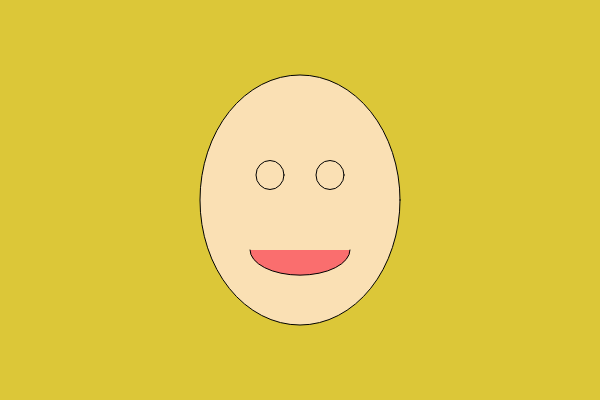
Frame 1 (no input)
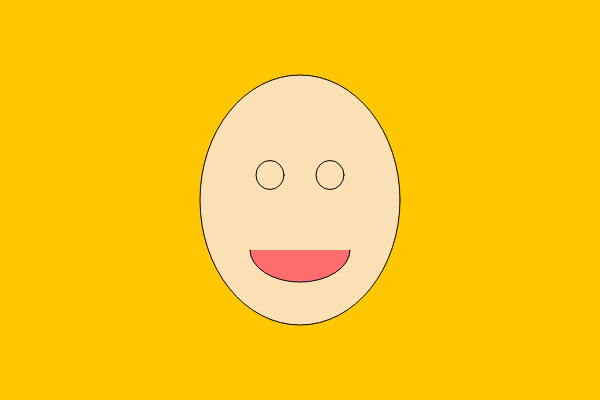
Frame 60 (no input)
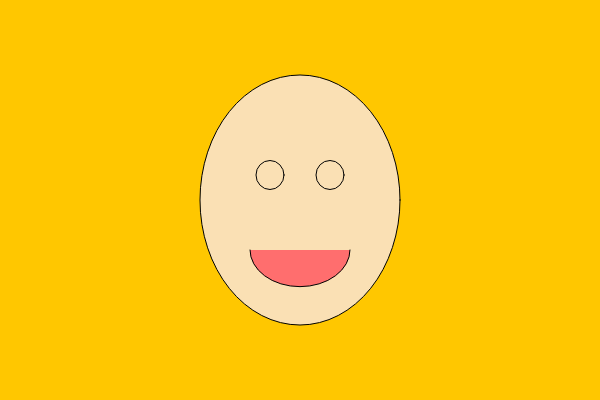
Frame 120 (the mouse pressed at the canvas centre since frame 60)

The p5.js sketch that drew these frames (run headless with seeded random() and noise() and a simulated clock; from frame 60 on, the mouse is pressed at the canvas centre):

// p5.js sketch
// ── sketch.js
function setup() {
  createCanvas(600, 400);//Àrea de dibuix
  //El primer número es l'amplade en pixels i el segon número es l'altura en pixels
}

function draw() {
  let sinus=sin(frameCount*0.01)*25;
    let cosinus=cos(frameCount*0.01)*25;
  let sinuscolor=sin(frameCount*0.01)*255;
  // Sinus és una variable, és un nom que conte números que canvien,// es a dir una variable numérica on guardem números que provenen
  // de la funció sinus que genera numeros entre el -1 i el +1.
  // si els números entre el -1 i el +1 es transformaràn en números entre el -20 i +20, no seràn aleatoris sinò que aniran augmentant i disminuint sempre. Aquesta variable la put sumar, multiplicar, dividir o canviar en cualsevol parametre de cualsevol funcións següents.
  background(217+sinuscolor, 199, 59-sinuscolor);//color del fons del dibuix
  //El primer número es el primer nivell de vermell, el segon número es el nivell de verd i el tercer es la intensitat de blau (RGB) en html dintre de backgrpud o fons.
  fill(250, 224, 180)//color de la cara exterior
  //en el cas del fill serà el mateix però el que fa és omplir de color la figura seguent.
  ellipse (300,200,200,250)//Forma de la cara exterior
  // El primer número es la posició x del centre de la elipse, desde la contonada superior esquerre que es el "0.0", el segon número es la posició esquerra a l'alçada del centre de la elipse, el tercer número l'amplada de l'elipse sencera i el cuart número el l'alçada de l'elipse sensera.
  
  fill(250, 224, 180)//Color Blanc
  ellipse (270,175,28,29)//Forma de ull dret perquè x=270
  ellipse (330,175,28,29)//Forma de ull dret perquè x=330
  
  fill (250+sinus,110,110)//color vermell
  arc (300,250,100,50+sinus,0,PI)//Forma de la boca
}
